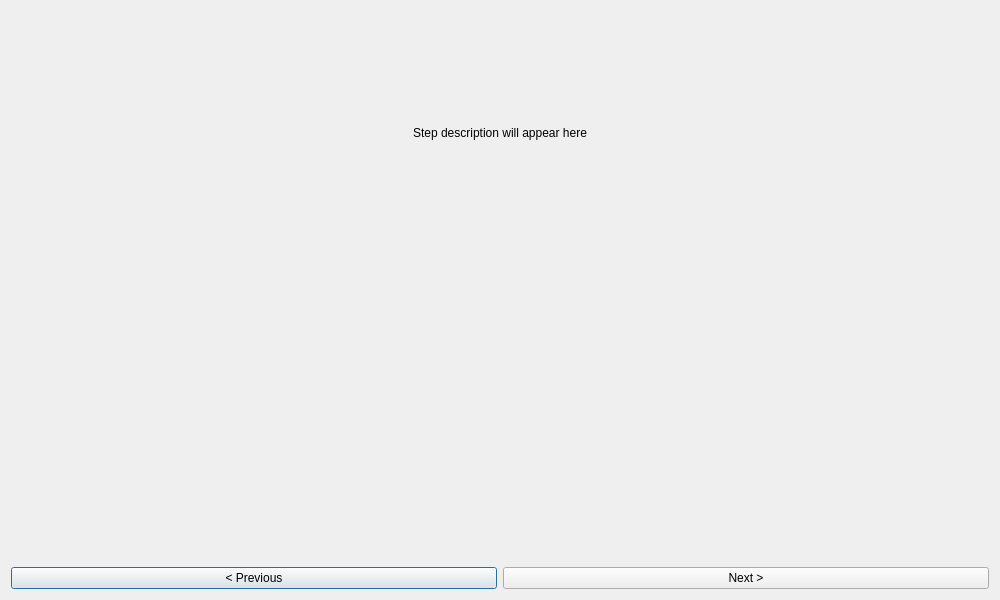
<?xml version="1.0" encoding="UTF-8"?>
<ui version="4.0">
 <class>Dialog</class>
 <widget class="QDialog" name="Dialog">
  <property name="geometry">
   <rect>
    <x>0</x>
    <y>0</y>
    <width>1000</width>
    <height>600</height>
   </rect>
  </property>
  <property name="windowTitle">
   <string>Generate Upstox TOTP</string>
  </property>
  <layout class="QVBoxLayout" name="verticalLayout">
   <item>
    <widget class="QLabel" name="stepLabel">
     <property name="text">
      <string>Step description will appear here</string>
     </property>
     <property name="alignment">
      <set>Qt::AlignCenter</set>
     </property>
     <property name="wordWrap">
      <bool>true</bool>
     </property>
     <property name="openExternalLinks">
      <bool>true</bool>
     </property>
    </widget>
   </item>
   <item>
    <widget class="QLabel" name="imageLabel">
     <property name="minimumSize">
      <size>
       <width>300</width>
       <height>300</height>
      </size>
     </property>
     <property name="scaledContents">
      <bool>true</bool>
     </property>
     <property name="alignment">
      <set>Qt::AlignCenter</set>
     </property>
    </widget>
   </item>
   <item>
    <layout class="QHBoxLayout" name="buttonLayout">
     <item>
      <widget class="QPushButton" name="prevButton">
       <property name="text">
        <string>&lt; Previous</string>
       </property>
      </widget>
     </item>
     <item>
      <widget class="QPushButton" name="nextButton">
       <property name="text">
        <string>Next &gt;</string>
       </property>
      </widget>
     </item>
    </layout>
   </item>
  </layout>
 </widget>
 <resources/>
 <connections/>
</ui>
